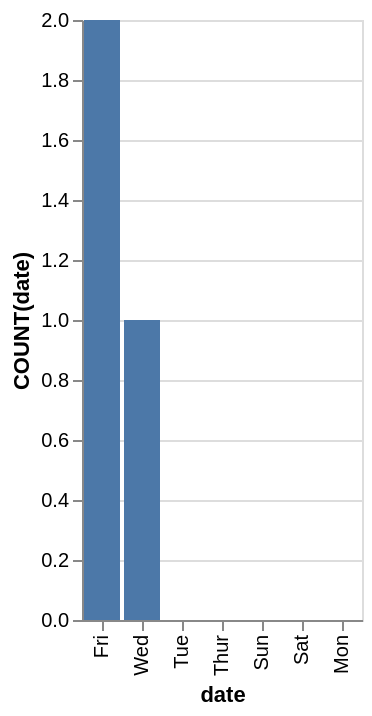

Describe this chart as a Vega-Lite specification.
### Vega-Lite specification from a JSON file in a GitHub repository (floating-point values rounded to 4 significant figures)
{"data": {"values": [{"x_data": "Fri", "y_data": 2}, {"x_data": "Wed", "y_data": 1}, {"x_data": "Tue", "y_data": 0}, {"x_data": "Thur", "y_data": 0}, {"x_data": "Sun", "y_data": 0}, {"x_data": "Sat", "y_data": 0}, {"x_data": "Mon", "y_data": 0}]}, "mark": "bar", "encoding": {"x": {"field": "x_data", "type": "nominal", "title": "date", "sort": {"op": "sum", "field": "y_data", "order": "descending"}}, "y": {"field": "y_data", "type": "quantitative", "title": "COUNT(date)"}}}
